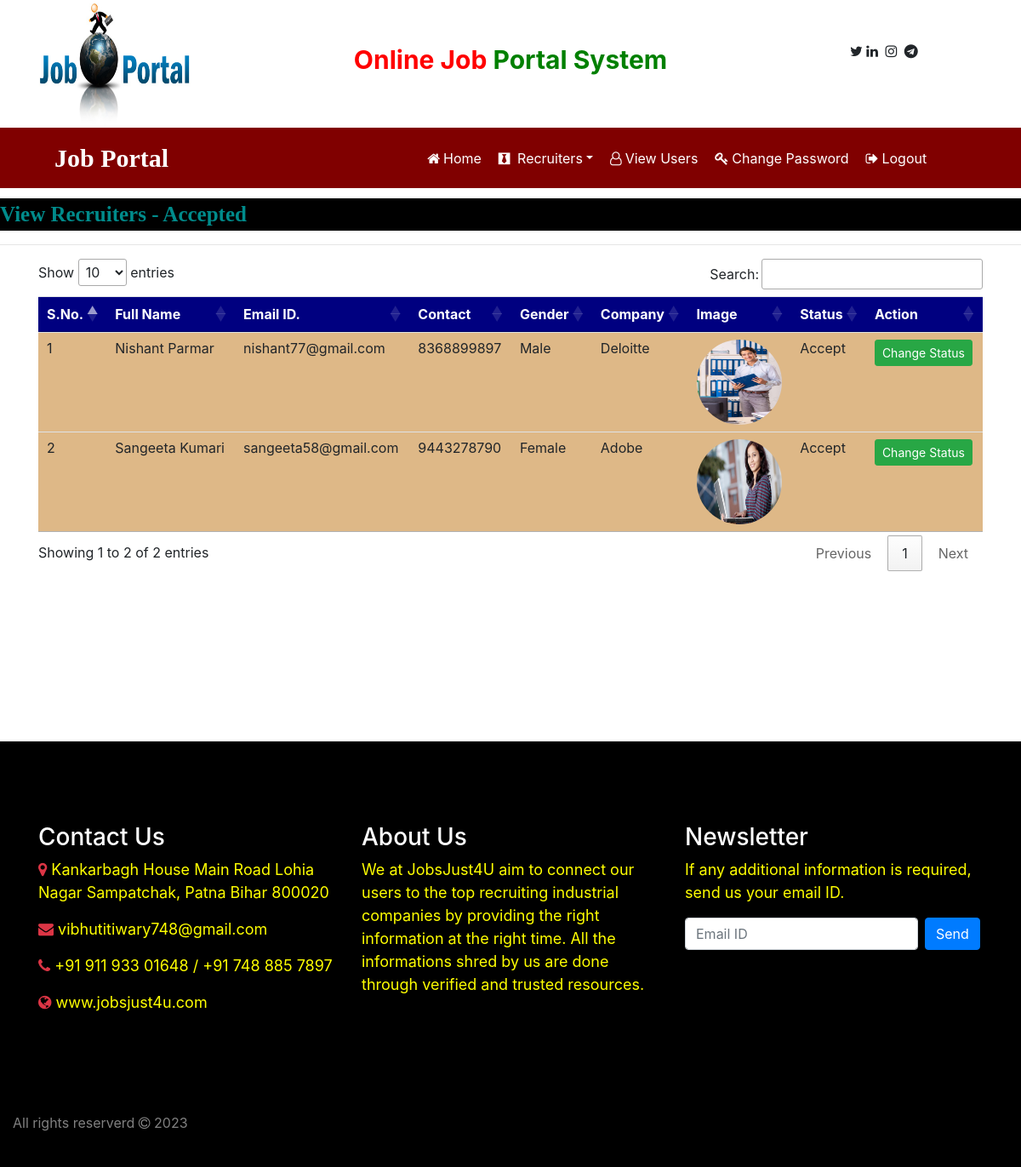
Page /recruiter_accepted (signed in) on the committed database.
### job/models.py (models this page shows, shortened)
class Recruiter(models.Model):
    user=models.ForeignKey(User, on_delete=models.CASCADE)
    mobile=models.CharField(max_length=15, null=True)
    image=models.FileField(null=True)
    gender=models.CharField(max_length=15, null=True)
    company=models.CharField(max_length=100,null=True)
    type=models.CharField(max_length=15, null=True)
    status=models.CharField(max_length=20, null=True)

### job/views.py (the view)
# urls.py: path('recruiter_accepted', recruiter_accepted, name="recruiter_accepted"),
def recruiter_accepted(request):
    if not request.user.is_authenticated:
        return redirect('admin_login')
    data=Recruiter.objects.filter(status='Accept')
    d={'data':data}
    return render(request, 'recruiter_accepted.html',d)

### job/templates/recruiter_accepted.html (shortened to what this page needs)
{% load static %}
{% block body %}
{% include 'admin_navigation.html' %}
<marquee
    style="font-family: 'Monotype Corsiva'; font-size: 25px; color: darkcyan; background-color: black; font-weight: bold; margin-top: 1%">
    View Recruiters - Accepted
</marquee>
<hr>
<div class="container">
    <table class="table table-hover" id="example" class="display" style="width:100%">
        <thead>
            <tr style="background-color: #000080; color: white;">
                <th>S.No.</th>
                <th>Full Name</th>
                <th>Email ID.</th>
                <th>Contact</th>
                <th>Gender</th>
                <th>Company</th>
                <th>Image</th>
                <th>Status</th>
                <th>Action</th>
            </tr>
        </thead>
        <tbody>
            {% for i in data %}
            <tr style="background-color: #DEB887;">
                <td>{{forloop.counter}}</td>
                <td>{{i.user.first_name}} {{i.user.last_name}}</td>
                <td>{{i.user.username}}</td>
                <td>{{i.mobile}}</td>
                <td>{{i.gender}}</td>
                <td>{{i.company}}</td>
                <td><img src="{{i.image.url}}" style="width: 100px; height: 100px; border-radius: 50%;"></td>
                <td>{{i.status}}</td>
                <td><a href="{% url 'change_status' i.id %}" class="btn btn-success btn-sm">Change Status</a></td>
            </tr>
            {% endfor %}
        </tbody>
    </table>
</div>
<link rel="stylesheet" type="text/css" href="https://cdn.datatables.net/1.10.25/css/jquery.dataTables.min.css">
{% include 'footer.html' %}
{% endblock %}

### rows in the picture
Recruiter: user.first_name "Nishant", user.last_name "Parmar", user.username "nishant77@gmail.com", mobile "8368899897", gender "Male", company "Deloitte", image (picture), status "Accept"
Recruiter: user.first_name "Sangeeta", user.last_name "Kumari", user.username "sangeeta58@gmail.com", mobile "9443278790", gender "Female", company "Adobe", image (picture), status "Accept"
